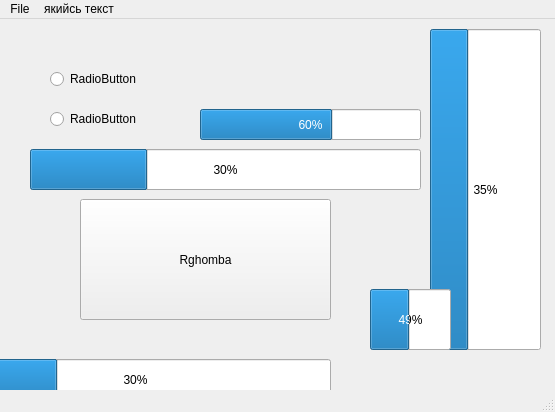
<?xml version="1.0" encoding="UTF-8"?>
<ui version="4.0">
 <class>MainWindow</class>
 <widget class="QMainWindow" name="MainWindow">
  <property name="geometry">
   <rect>
    <x>0</x>
    <y>0</y>
    <width>555</width>
    <height>412</height>
   </rect>
  </property>
  <property name="windowTitle">
   <string>MainWindow</string>
  </property>
  <widget class="QWidget" name="centralwidget">
   <widget class="QPushButton" name="pushButton">
    <property name="geometry">
     <rect>
      <x>80</x>
      <y>180</y>
      <width>251</width>
      <height>121</height>
     </rect>
    </property>
    <property name="text">
     <string>Rghomba</string>
    </property>
   </widget>
   <widget class="QRadioButton" name="radioButton">
    <property name="geometry">
     <rect>
      <x>50</x>
      <y>50</y>
      <width>95</width>
      <height>20</height>
     </rect>
    </property>
    <property name="text">
     <string>RadioButton</string>
    </property>
   </widget>
   <widget class="QRadioButton" name="radioButton_2">
    <property name="geometry">
     <rect>
      <x>50</x>
      <y>90</y>
      <width>95</width>
      <height>20</height>
     </rect>
    </property>
    <property name="text">
     <string>RadioButton</string>
    </property>
   </widget>
   <widget class="QProgressBar" name="progressBar">
    <property name="geometry">
     <rect>
      <x>430</x>
      <y>10</y>
      <width>111</width>
      <height>321</height>
     </rect>
    </property>
    <property name="value">
     <number>35</number>
    </property>
   </widget>
   <widget class="QProgressBar" name="progressBar_2">
    <property name="geometry">
     <rect>
      <x>370</x>
      <y>270</y>
      <width>81</width>
      <height>61</height>
     </rect>
    </property>
    <property name="value">
     <number>49</number>
    </property>
   </widget>
   <widget class="QProgressBar" name="progressBar_3">
    <property name="geometry">
     <rect>
      <x>30</x>
      <y>130</y>
      <width>391</width>
      <height>41</height>
     </rect>
    </property>
    <property name="value">
     <number>30</number>
    </property>
   </widget>
   <widget class="QProgressBar" name="progressBar_4">
    <property name="geometry">
     <rect>
      <x>200</x>
      <y>90</y>
      <width>221</width>
      <height>31</height>
     </rect>
    </property>
    <property name="value">
     <number>60</number>
    </property>
   </widget>
   <widget class="QProgressBar" name="progressBar_5">
    <property name="geometry">
     <rect>
      <x>-60</x>
      <y>340</y>
      <width>391</width>
      <height>41</height>
     </rect>
    </property>
    <property name="value">
     <number>30</number>
    </property>
   </widget>
  </widget>
  <widget class="QMenuBar" name="menubar">
   <property name="geometry">
    <rect>
     <x>0</x>
     <y>0</y>
     <width>555</width>
     <height>26</height>
    </rect>
   </property>
   <widget class="QMenu" name="menuQT_test">
    <property name="title">
     <string>File</string>
    </property>
    <addaction name="actionRghomba"/>
    <addaction name="actionsome_text"/>
   </widget>
   <widget class="QMenu" name="menu">
    <property name="title">
     <string>якийсь текст</string>
    </property>
   </widget>
   <addaction name="menuQT_test"/>
   <addaction name="menu"/>
  </widget>
  <widget class="QStatusBar" name="statusbar"/>
  <action name="actionRghomba">
   <property name="checkable">
    <bool>true</bool>
   </property>
   <property name="icon">
    <iconset>
     <normaloff>C:/Users/User/Downloads/prozrachniy.png</normaloff>C:/Users/User/Downloads/prozrachniy.png</iconset>
   </property>
   <property name="text">
    <string>Rghomba?</string>
   </property>
  </action>
  <action name="actionsome_text">
   <property name="text">
    <string>some text</string>
   </property>
  </action>
 </widget>
 <resources/>
 <connections/>
</ui>
